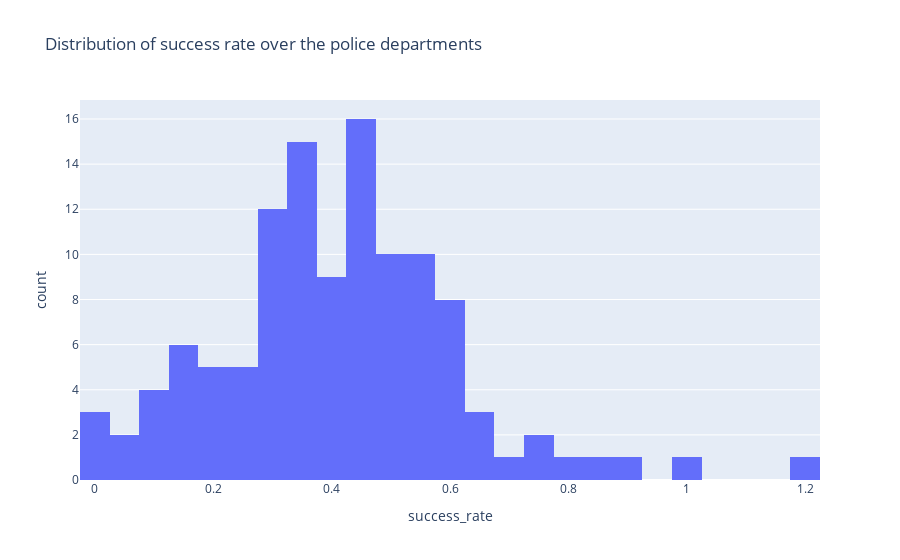

Write notebook code for a chart like this one.
### Code cell
#preprocess
department_searches = df.groupby("Department Name").VehicleSearchedIndicator.sum().rename('searches')
department_contraband_found = df.groupby("Department Name").ContrabandIndicator.sum().rename('contraband_found')
department_success_rate = department_contraband_found.div(department_searches).sort_values(ascending=False).rename('success_rate')

# remove outlier
department_success_rate = department_success_rate.drop('ECSU',axis='index')

#plot
fig = px.histogram(department_success_rate.to_frame(),x='success_rate',nbins=40,title='Distribution of success rate over the police departments')
fig.show()

### Figure 1 — Plotly figure (JSON) as saved in the notebook; plotly's stock layout.template omitted (floating-point values rounded to 4 significant figures)
{"data": [{"alignmentgroup": "True", "bingroup": "x", "hoverlabel": {"namelength": 0}, "hovertemplate": "success_rate=%{x}<br>count=%{y}", "legendgroup": "", "marker": {"color": "#636efa"}, "name": "", "nbinsx": 40, "offsetgroup": "", "orientation": "v", "showlegend": false, "type": "histogram", "x": [1.217, 1, 0.9231, 0.8369, 0.7778, 0.7488, 0.7301, 0.6803, 0.6385, 0.6316, 0.6287, 0.6235, 0.6162, 0.6093, 0.6063, 0.5926, 0.5887, 0.5847, 0.5833, 0.56, 0.5536, 0.5495, 0.5469, 0.5466, 0.5444, 0.5397, 0.5379, 0.534, 0.5287, 0.517, 0.5083, 0.5, 0.5, 0.495, 0.4949, 0.4947, 0.4781, 0.4775, 0.476, 0.472, 0.4692, 0.4687, 0.4686, 0.4681, 0.463, 0.4621, 0.4545, 0.4545, 0.4511, 0.4477, 0.4424, 0.438, 0.4371, 0.4355, 0.4318, 0.4192, 0.4135, 0.411, 0.3956, 0.3952, 0.3949, 0.3931, 0.3904, 0.3853, 0.3746, 0.3746, 0.3693, 0.369, 0.3677, 0.355, 0.3537, 0.3495, 0.3469, 0.3379, 0.3368, 0.3347, 0.3299, 0.3266, 0.3263, 0.3243, 0.321, 0.3146, 0.312, 0.3092, 0.3059, 0.305, 0.3016, 0.2927, 0.2868, 0.2835, 0.2789, 0.2733, 0.2609, 0.2587, 0.2414, 0.2395, 0.2113, 0.2069, 0.1988, 0.1987, 0.1966, 0.169, 0.1653, 0.1586, 0.1584, 0.1459, 0.1321, 0.1111, 0.09219, 0.09167, 0.08564, 0.06102, 0.04981, 0, 0, 0, null, null, null, null, null], "xaxis": "x", "yaxis": "y"}], "layout": {"autosize": true, "barmode": "relative", "legend": {"tracegroupgap": 0}, "title": {"text": "Distribution of success rate over the police departments"}, "xaxis": {"anchor": "y", "autorange": true, "domain": [0, 1], "range": [-0.025, 1.225], "title": {"text": "success_rate"}, "type": "linear"}, "yaxis": {"anchor": "x", "autorange": true, "domain": [0, 1], "range": [0, 16.84], "title": {"text": "count"}}}}
